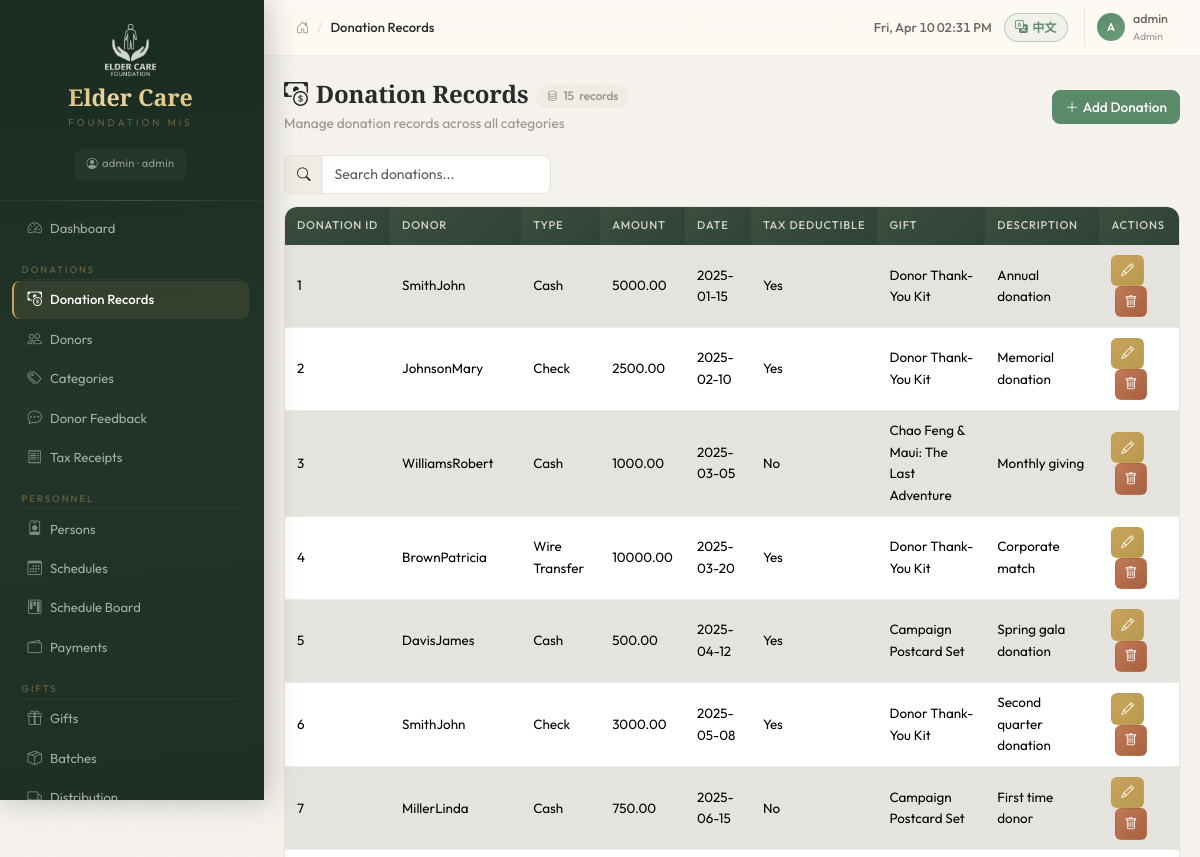
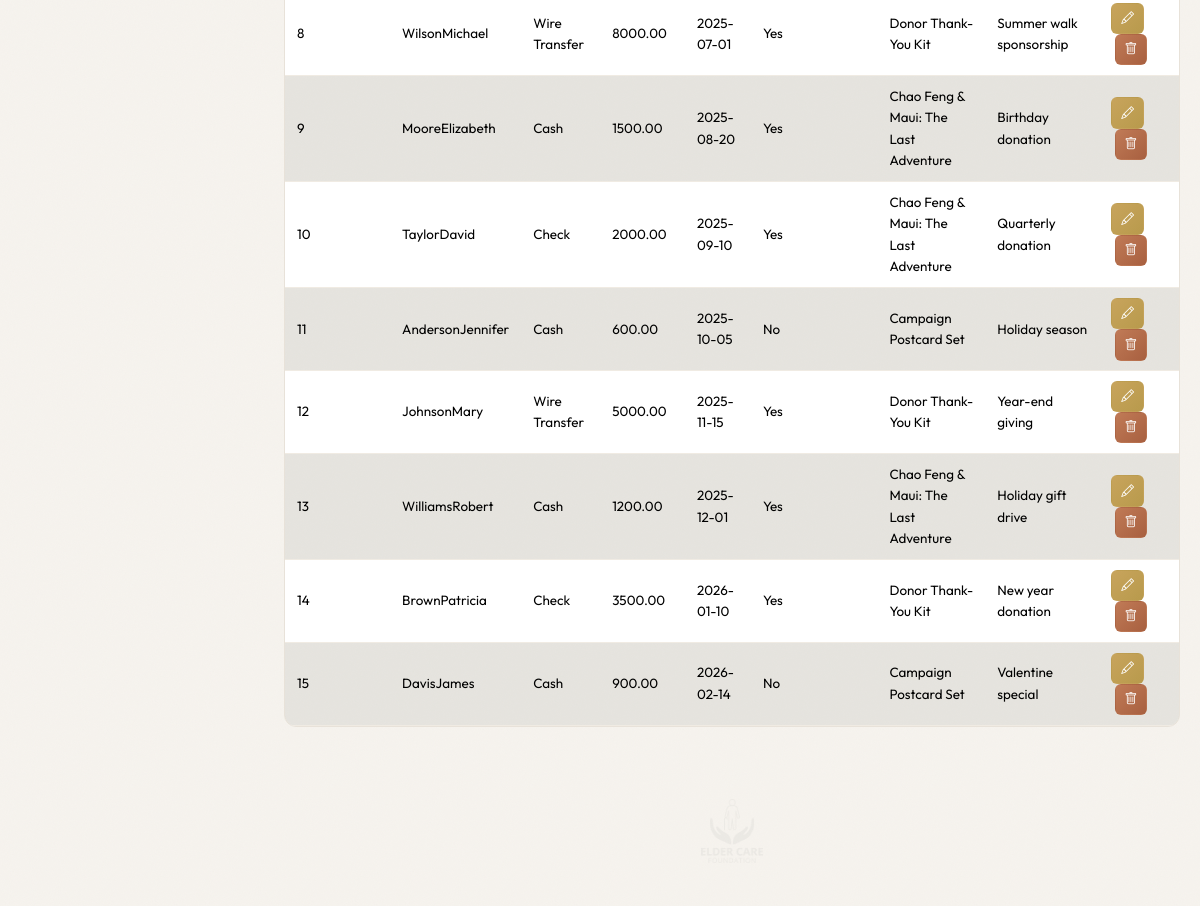
Before: /donations (signed in) with the older database file (2 pictures, top to bottom).
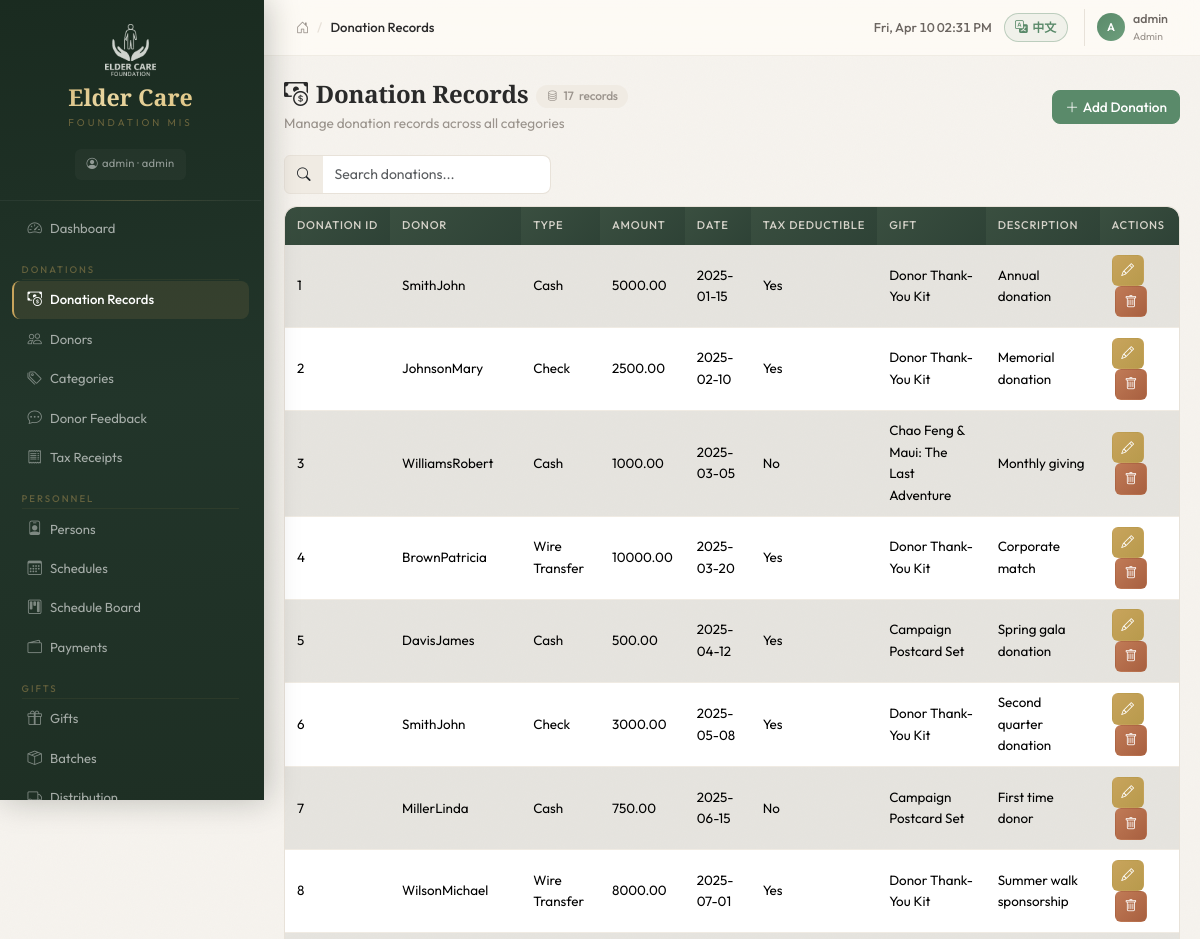
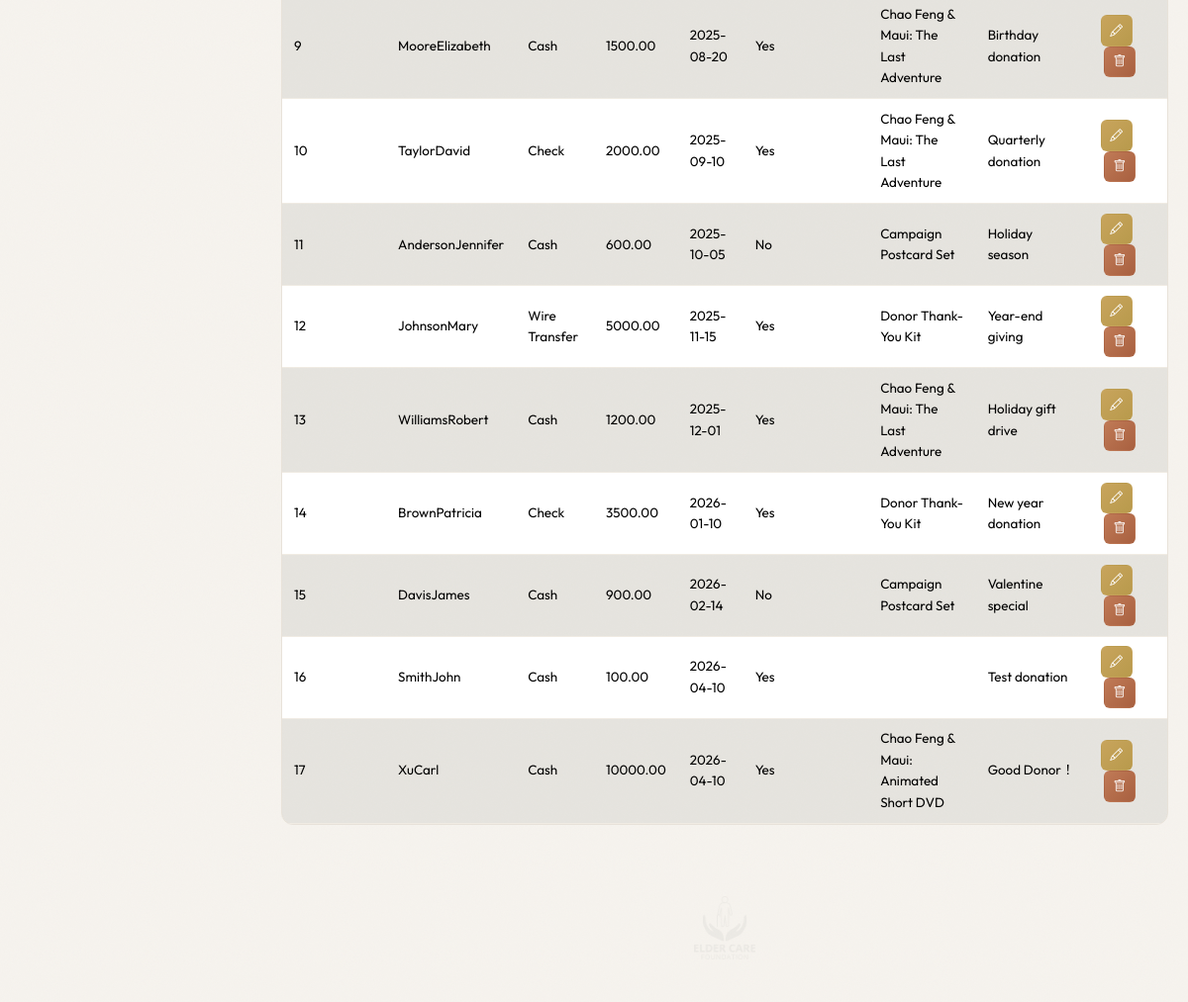
After: the same page with the newer database file (2 pictures, top to bottom).
### tables this page shows
CREATE TABLE "User" (
	"user_id"	INTEGER,
	"user_name"	TEXT,
	"password"	TEXT,
	"email"	TEXT,
	"is_active"	INTEGER,
	"created_date"	NUMERIC,
	"updated_date"	NUMERIC, role TEXT DEFAULT "viewer",
	PRIMARY KEY("user_id")
);

CREATE TABLE "donations" (
    donation_id INTEGER PRIMARY KEY,
    donor_id INTEGER,
    donation_type TEXT,
    amount REAL,
    donation_date NUMERIC,
    is_tax_deductible INTEGER,
    gift_given TEXT,
    description TEXT,
    created_date NUMERIC,
    FOREIGN KEY(donor_id) REFERENCES donors(donor_id)
);

CREATE TABLE "donors" (
	"donor_id"	INTEGER,
	"first_name"	TEXT,
	"last_name"	TEXT,
	"email"	TEXT,
	"age"	INTEGER,
	"gender"	TEXT,
	"location"	TEXT,
	"created_date"	NUMERIC,
	PRIMARY KEY("donor_id")
);

### blueprints/donations.py (the view)
@donations_bp.route('/donations')
@login_required
@role_required('finance')
def donations_list():
    rows = query_db(
        'SELECT d.*, dn.first_name, dn.last_name '
        'FROM donations d LEFT JOIN donors dn ON d.donor_id = dn.donor_id '
        'ORDER BY d.donation_id ASC'
    )
    donors = query_db('SELECT donor_id, first_name, last_name FROM donors ORDER BY last_name')
    gifts = query_db('SELECT gift_id, gift_name FROM gifts WHERE is_active = 1 ORDER BY gift_id')
    return render_template('donations/donations.html', donations=rows, donors=donors, gifts=gifts)

### blueprints/auth.py (called while the page is built)
def role_required(*roles):
    def decorator(f):
        @wraps(f)
        def wrapped(*args, **kwargs):
            if not current_user.has_role(*roles):
                flash('Insufficient permissions to access this page', 'warning')
                return redirect(url_for('dashboard.index'))
            return f(*args, **kwargs)
        return wrapped
    return decorator

    @property
    def is_admin(self):
        return self.role == 'admin'

    def has_role(self, *roles):
        return self.role in roles or self.role == 'admin'

### db.py (called while the page is built)
def get_db():
    if 'db' not in g:
        g.db = sqlite3.connect(current_app.config['DATABASE'])
        g.db.row_factory = sqlite3.Row
        g.db.execute('PRAGMA foreign_keys = ON')
    return g.db

def query_db(sql, args=(), one=False):
    cur = get_db().execute(sql, args)
    rv = cur.fetchall()
    cur.close()
    return (rv[0] if rv else None) if one else rv

### templates/donations/donations.html (shortened to what this page needs)
{% extends "base.html" %}
{% block breadcrumb %}<span data-i18n="Donation Records">Donation Records</span>{% endblock %}
{% block content %}
<div class="page-header">
  <div>
    <h4 class="mb-1"><i class="bi bi-cash-coin me-2"></i><span data-i18n="Donation Records">Donation Records</span><span class="record-count"><i class="bi bi-database"></i>{{ donations|length }} <span data-i18n="records">records</span></span></h4>
    <p class="page-subtitle" data-i18n="Manage donation records across all categories">Manage donation records across all categories</p>
  </div>
  <button class="btn btn-primary" onclick="openAddModal()"><i class="bi bi-plus-lg me-1"></i><span data-i18n="Add Donation">Add Donation</span></button>
</div>
<div class="table-info-bar">
  <div class="table-search">
    <div class="input-group" style="max-width:320px;">
      <span class="input-group-text"><i class="bi bi-search"></i></span>
      <input type="text" class="form-control" data-i18n-placeholder="Search donations..." placeholder="Search donations..." id="tableSearch">
    </div>
  </div>
</div>
{% if donations %}
<div class="table-responsive">
  <table class="table table-striped table-hover">
    <thead class="table-header">
      <tr>
        <th data-i18n="Donation ID">Donation ID</th><th data-i18n="Donor">Donor</th><th data-i18n="Type">Type</th><th data-i18n="Amount">Amount</th><th data-i18n="Date">Date</th>
        <th data-i18n="Tax Deductible">Tax Deductible</th><th data-i18n="Gift">Gift</th><th data-i18n="Description">Description</th><th data-i18n="Actions">Actions</th>
      </tr>
    </thead>
    <tbody>
      {% for d in donations %}
      <tr>
        <td>{{ d.donation_id }}</td>
        <td>{{ d.last_name }}{{ d.first_name }}</td>
        <td>{{ d.donation_type }}</td>
        <td>{{ "%.2f"|format(d.amount) }}</td>
        <td>{{ d.donation_date }}</td>
        <td>{{ "Yes" if d.is_tax_deductible else "No" }}</td>
        <td>{{ d.gift_given }}</td>
        <td>{{ d.description }}</td>
        <td>
          <button class="btn btn-sm btn-warning" aria-label="Edit" data-bs-toggle="tooltip" data-i18n-title="Edit" title="Edit" onclick="openEditModal({{ d.donation_id }}, {{ d.donor_id }}, '{{ d.donation_type }}', {{ d.amount }}, '{{ d.donation_date }}', {{ d.is_tax_deductible }}, '{{ d.gift_given }}', '{{ d.description }}')"><i class="bi bi-pencil"></i></button>
          <button class="btn btn-sm btn-danger" aria-label="Delete" data-bs-toggle="tooltip" data-i18n-title="Delete" title="Delete" onclick="confirmDelete('{{ url_for('donations.donations_delete', id=d.donation_id) }}', 'Donation #{{ d.donation_id }}')"><i class="bi bi-trash"></i></button>
        </td>
      </tr>
      {% endfor %}
    </tbody>
  </table>
</div>
{% else %}
<div class="empty-state">
  <i class="bi bi-inbox"></i>
  <h6 data-i18n="No donation records found">No donation records found</h6>
  <p data-i18n="Click &quot;Add Donation&quot; to create your first entry.">Click "Add Donation" to create your first entry.</p>
</div>
{% endif %}
{% endblock %}

### templates/base.html (shortened to what this page needs)
<!DOCTYPE html>
<html lang="en">
<head>
  <link href="https://cdn.jsdelivr.net/npm/bootstrap@5.3.3/dist/css/bootstrap.min.css" rel="stylesheet">
  <link href="https://cdn.jsdelivr.net/npm/bootstrap-icons@1.11.3/font/bootstrap-icons.min.css" rel="stylesheet">
  <link href="{{ url_for('static', filename='css/style.css') }}" rel="stylesheet">
</head>
<body>
{% if current_user.is_authenticated %}
<div class="d-flex" id="wrapper">
  <div id="sidebar">
    <div class="sidebar-brand">
      <div class="text-center">
        <img src="{{ url_for('static', filename='img/logo.png') }}" alt="Logo" class="sidebar-logo mb-2">
        <div class="sidebar-title" data-i18n="Elder Care">Elder Care</div>
        <div class="sidebar-subtitle" data-i18n="Foundation MIS">Foundation MIS</div>
      </div>
      <div class="text-center mt-2">
        <span class="sidebar-user"><i class="bi bi-person-circle me-1"></i>{{ current_user.user_name }} &middot; {{ current_user.role }}</span>
      </div>
    </div>
    <nav class="nav flex-column px-2 py-2" aria-label="Main navigation">
      <a class="nav-link" href="{{ url_for('dashboard.index') }}"><i class="bi bi-speedometer2 me-2"></i><span data-i18n="Dashboard">Dashboard</span></a>
      {% if current_user.has_role('finance') %}
      <div class="section-label" data-i18n="Donations">Donations</div>
      <a class="nav-link" href="{{ url_for('donations.donations_list') }}"><i class="bi bi-cash-coin me-2"></i><span data-i18n="Donation Records">Donation Records</span></a>
      <a class="nav-link" href="{{ url_for('donations.donors_list') }}"><i class="bi bi-people me-2"></i><span data-i18n="Donors">Donors</span></a>
      <a class="nav-link" href="{{ url_for('donations.categories_list') }}"><i class="bi bi-tags me-2"></i><span data-i18n="Categories">Categories</span></a>
      <a class="nav-link" href="{{ url_for('donations.feedback_list') }}"><i class="bi bi-chat-dots me-2"></i><span data-i18n="Donor Feedback">Donor Feedback</span></a>
      <a class="nav-link" href="{{ url_for('donations.receipts_list') }}"><i class="bi bi-receipt me-2"></i><span data-i18n="Tax Receipts">Tax Receipts</span></a>
      {% endif %}
      {% if current_user.has_role('event_coordinator') %}
      <div class="section-label" data-i18n="Personnel">Personnel</div>
      <a class="nav-link" href="{{ url_for('personnel.persons_list') }}"><i class="bi bi-person-badge me-2"></i><span data-i18n="Persons">Persons</span></a>
      <a class="nav-link" href="{{ url_for('personnel.schedules_list') }}"><i class="bi bi-calendar3 me-2"></i><span data-i18n="Schedules">Schedules</span></a>
      <a class="nav-link" href="{{ url_for('personnel.schedule_board') }}"><i class="bi bi-kanban me-2"></i><span data-i18n="Schedule Board">Schedule Board</span></a>
      <a class="nav-link" href="{{ url_for('personnel.payments_list') }}"><i class="bi bi-wallet2 me-2"></i><span data-i18n="Payments">Payments</span></a>
      <div class="section-label" data-i18n="Gifts">Gifts</div>
      <a class="nav-link" href="{{ url_for('gifts.gifts_list') }}"><i class="bi bi-gift me-2"></i><span data-i18n="Gifts">Gifts</span></a>
      <a class="nav-link" href="{{ url_for('gifts.batches_list') }}"><i class="bi bi-box-seam me-2"></i><span data-i18n="Batches">Batches</span></a>
      <a class="nav-link" href="{{ url_for('gifts.distribution_list') }}"><i class="bi bi-truck me-2"></i><span data-i18n="Distribution">Distribution</span></a>
      {% endif %}
    </nav>
  </div>
  <div class="flex-grow-1 d-flex flex-column" style="min-width:0;">
    <div class="topbar">
      <nav aria-label="breadcrumb">
        <ol class="breadcrumb">
          <li class="breadcrumb-item"><a href="{{ url_for('dashboard.index') }}"><i class="bi bi-house-door"></i></a></li>
          <li class="breadcrumb-item active">{% block breadcrumb %}Dashboard{% endblock %}</li>
        </ol>
      </nav>
      <div class="topbar-right">
        <span class="topbar-time" id="topbarTime"></span>
        <button id="langToggleBtn" class="btn btn-sm lang-toggle-btn" onclick="I18n.setLang(I18n.getLang()==='en'?'zh':'en')" title="切换为中文">
        </button>
        <div class="topbar-user">
          <div class="topbar-user-avatar">{{ current_user.user_name[0]|upper }}</div>
          <div>
            <div class="topbar-user-name">{{ current_user.user_name }}</div>
            <div class="topbar-user-role">{{ current_user.role }}</div>
          </div>
        </div>
      </div>
    </div>
    <div class="content-area flex-grow-1" id="main-content" role="main">
      {% block content %}{% endblock %}
      <div class="watermark-footer">
        <img src="{{ url_for('static', filename='img/logo.png') }}" alt="Elder Care Foundation">
      </div>
    </div>
  </div>
</div>
{% endif %}
</body>
</html>

Changed rows visible on the page:
added donations: donation_id "16", last_name "Smith", first_name "John", donation_type "Cash", amount "100.00", donation_date "2026-04-10", is_tax_deductible "Yes", description "Test donation"
added donations: donation_id "17", last_name "Xu", first_name "Carl", donation_type "Cash", amount "10000.00", donation_date "2026-04-10", is_tax_deductible "Yes", gift_given "Chao Feng & Maui: Animated Short DVD", description "Good Donor！"
Other visible differences:
{{ donations|length }}: "15" → "17"
